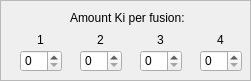
         <widget class="QFrame" name="amount_ki_per_fusion">
          <property name="geometry">
           <rect>
            <x>620</x>
            <y>100</y>
            <width>251</width>
            <height>81</height>
           </rect>
          </property>
          <property name="frameShape">
           <enum>QFrame::StyledPanel</enum>
          </property>
          <property name="frameShadow">
           <enum>QFrame::Raised</enum>
          </property>
          <widget class="QLabel" name="amount_ki_per_fusion_text">
           <property name="geometry">
            <rect>
             <x>70</x>
             <y>10</y>
             <width>131</width>
             <height>16</height>
            </rect>
           </property>
           <property name="text">
            <string>Amount Ki per fusion:</string>
           </property>
           <property name="alignment">
            <set>Qt::AlignLeading|Qt::AlignLeft|Qt::AlignVCenter</set>
           </property>
          </widget>
          <widget class="QLabel" name="amountKi_fusion1_text">
           <property name="geometry">
            <rect>
             <x>20</x>
             <y>30</y>
             <width>41</width>
             <height>20</height>
            </rect>
           </property>
           <property name="text">
            <string>1</string>
           </property>
           <property name="textFormat">
            <enum>Qt::PlainText</enum>
           </property>
           <property name="scaledContents">
            <bool>false</bool>
           </property>
           <property name="alignment">
            <set>Qt::AlignCenter</set>
           </property>
          </widget>
          <widget class="QSpinBox" name="amountKi_fusion1_value">
           <property name="geometry">
            <rect>
             <x>20</x>
             <y>50</y>
             <width>42</width>
             <height>22</height>
            </rect>
           </property>
           <property name="maximum">
            <number>255</number>
           </property>
          </widget>
          <widget class="QSpinBox" name="amountKi_fusion2_value">
           <property name="geometry">
            <rect>
             <x>80</x>
             <y>50</y>
             <width>42</width>
             <height>22</height>
            </rect>
           </property>
           <property name="maximum">
            <number>255</number>
           </property>
          </widget>
          <widget class="QLabel" name="amountKi_fusion2_text">
           <property name="geometry">
            <rect>
             <x>80</x>
             <y>30</y>
             <width>41</width>
             <height>20</height>
            </rect>
           </property>
           <property name="text">
            <string>2</string>
           </property>
           <property name="textFormat">
            <enum>Qt::PlainText</enum>
           </property>
           <property name="scaledContents">
            <bool>false</bool>
           </property>
           <property name="alignment">
            <set>Qt::AlignCenter</set>
           </property>
          </widget>
          <widget class="QSpinBox" name="amountKi_fusion3_value">
           <property name="geometry">
            <rect>
             <x>140</x>
             <y>50</y>
             <width>42</width>
             <height>22</height>
            </rect>
           </property>
           <property name="maximum">
            <number>255</number>
           </property>
          </widget>
          <widget class="QLabel" name="amountKi_fusion3_text">
           <property name="geometry">
            <rect>
             <x>140</x>
             <y>30</y>
             <width>41</width>
             <height>20</height>
            </rect>
           </property>
           <property name="text">
            <string>3</string>
           </property>
           <property name="textFormat">
            <enum>Qt::PlainText</enum>
           </property>
           <property name="scaledContents">
            <bool>false</bool>
           </property>
           <property name="alignment">
            <set>Qt::AlignCenter</set>
           </property>
          </widget>
          <widget class="QSpinBox" name="amountKi_fusion4_value">
           <property name="geometry">
            <rect>
             <x>200</x>
             <y>50</y>
             <width>42</width>
             <height>22</height>
            </rect>
           </property>
           <property name="maximum">
            <number>255</number>
           </property>
          </widget>
          <widget class="QLabel" name="amountKi_fusion4_text">
           <property name="geometry">
            <rect>
             <x>200</x>
             <y>30</y>
             <width>41</width>
             <height>20</height>
            </rect>
           </property>
           <property name="text">
            <string>4</string>
           </property>
           <property name="textFormat">
            <enum>Qt::PlainText</enum>
           </property>
           <property name="scaledContents">
            <bool>false</bool>
           </property>
           <property name="alignment">
            <set>Qt::AlignCenter</set>
           </property>
          </widget>
         </widget>
